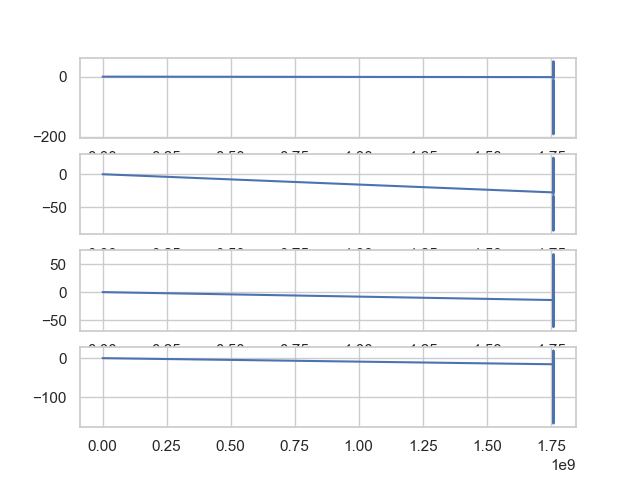

Write Python code to recreate this figure.
test_to_run: str = input('What test do you want to run?: ')

match test_to_run:

    case 'websocket':
        import uvicorn
        from server.websocket import app, manager
        manager.test = True
        uvicorn.run(app, host="0.0.0.0", port=8000)

    case 'eeg':
        from detector.muse import eeg_loop

        eeg_loop()

    case 'data-eeg':
        from detector.detect import detect_anamolies
        import pandas as pd, numpy as np, matplotlib.pyplot as plt
        from main.config import Settings

        SENSORS = ['TP9', 'AF7', 'AF8', 'TP10']

        data = pd.read_csv('EEG_recording_2025-10-12-00.38.00.csv')

        timestamps = data['timestamps'].to_numpy()
        buffer = data[SENSORS].to_numpy()
        start = Settings.BUFFER_LENGTH
        print(len(timestamps))
        r = len(timestamps) - 1 - 2 * Settings.BUFFER_LENGTH

        print(r)

        events = []

        for i in range(r):

            s = slice(start + i, start + i + Settings.BUFFER_LENGTH)

            if i == r - 1: print(len(events))

            detect_anamolies(buffer[s], timestamps[s], events)

        fig, axs = plt.subplots(4, 1)

        axs = axs.flatten()

        for i, ax in enumerate(axs):

            for e in events:

                ax.fill_between(np.linspace(e.start, e.end, num=1000), -200, 200, color='blue', alpha=0.5)

            ax.plot(timestamps[Settings.BUFFER_LENGTH:], buffer[Settings.BUFFER_LENGTH:, i])

        plt.savefig('deltas.png')
        
    case 'dp-ser':
        from detector.detect import Anomaly
        from detector.model import DataPoint
        import numpy as np, json
        
        a = Anomaly(
            start=0,
            end=0,
            data=np.array([0, 0, 0])
        )
        
        d = DataPoint(
            classification='blah',
            anom=a
        )
        
        print(d.model_dump_json())
        
        with open(f'data_store/example.json', 'w') as f:
        
            f.write(json.dumps([json.loads(di.model_dump_json()) for di in [d, d]]))

    case _:
        raise Exception(f'{test_to_run} is not an option')